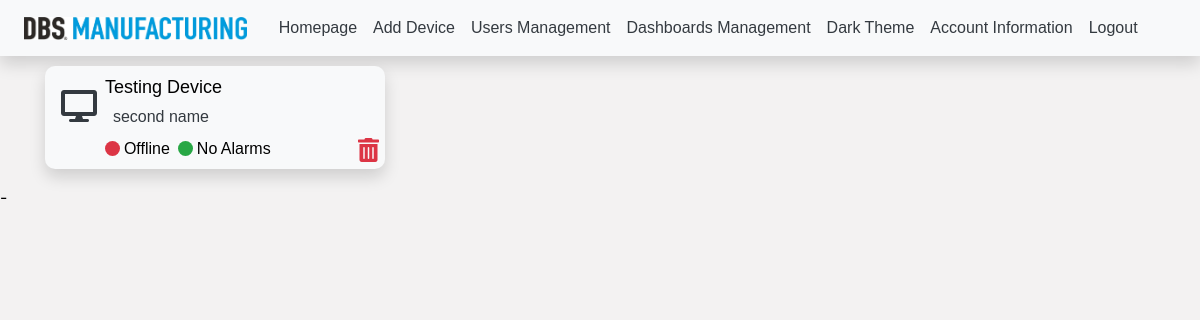
Before: /admin_dashboard.php (signed in) with the older database file.
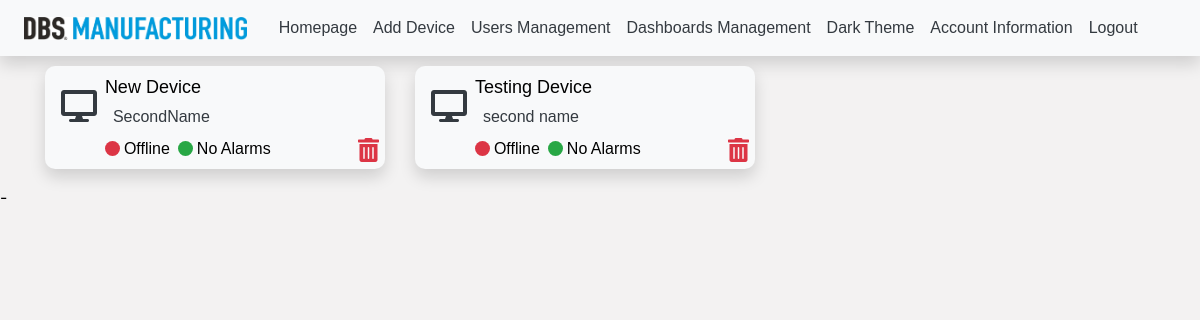
After: the same page with the newer database file.
### tables this page shows
CREATE TABLE `devices` (
  `id` int(11) NOT NULL,
  `mac` varchar(200) NOT NULL,
  `device_name` varchar(30) NOT NULL,
  `second_name` varchar(100) NOT NULL,
  `meter_ranges` varchar(100) NOT NULL DEFAULT '0, 2500, 5000, 7500, 10000, 12500, 15000, 17500, 20000',
  `meter_range_1` int(11) NOT NULL DEFAULT 6000,
  `meter_range_2` int(11) NOT NULL DEFAULT 12000,
  `meter_range_3` int(11) NOT NULL DEFAULT 18000,
  `meter_color_1` varchar(20) NOT NULL DEFAULT '#85ff89',
  `meter_color_2` varchar(20) NOT NULL DEFAULT '#7075ff',
  `meter_color_3` varchar(20) NOT NULL DEFAULT '#ff7575',
  `manual` varchar(100) NOT NULL,
  `primary_logo` varchar(1000) NOT NULL DEFAULT 'dbs.png',
  `secondary_logo` varchar(1000) NOT NULL,
  `use_secondary_logo` varchar(10) NOT NULL
);

### devices-card.php (the view, shortened to what this page needs)
<div class="col-md-4 mb-3">
    <?php
    $rand = rand();
    if (isset($_SESSION["darkTheme"]) && $_SESSION["darkTheme"]==1){
        $boxClass = "bg-dark";
        $fontColor = "text-white-50";
    }else{
        $boxClass = "bg-light shadow";
        $fontColor = "text-dark";
    }
    ?>
        <div class="<?php echo $boxClass; ?> shadow-black px-3 py-2 border-radius-10px">
            <div class="d-flex">
                <a href="device-details.php?id=<?php echo $row['deviceID']; ?>" style="width: 95%;text-decoration: none;" class="d-flex auto_color_txt">
                    <div class="w-15">
                        <i class="fas fa-desktop <?php echo $fontColor; ?> fa-2x mt-3"></i>
                    </div>
                    <div class="w-80">
                        <span class="font-size-larger"><?php echo $row["device_name"]; ?></span>
                        <p class="d-flex m-0 mt-1">
                            <span class="ml-2 <?php echo $fontColor; ?>"><?php echo !empty($row["second_name"]) ? $row["second_name"] : '---'; ?></span>
                        </p>
                        <div class="d-flex justify-content-between">
                            <div class="mt-2 d-flex">
                                <div class="d-flex status_<?php echo $rand; ?>">
                                    <span style="height: 15px; width: 15px; border-radius: 20px; display: block;" class="bg-danger mt-1 mr-1"></span>
                                    <span>Offline</span>
                                </div>
                                <span style="height: 15px; width: 15px; border-radius: 20px; display: block;" class="bg-success mt-1 ml-2 mr-1"></span>
                                <span>No Alarms</span>
                            </div>
                        </div>
                    </div>
                </a>
                <div class="w-5 d-flex align-items-end">
                    <div>
                        <button onclick="del_device_function(<?php echo $row["deviceID"]; ?>)" class="btn btn-circle text-danger"
                                data-toggle="modal" data-target="#deleteDevice">
                            <i class="fas fa-trash-alt fa-2x"></i>
                        </button>
                    </div>
                </div>
            </div>
        </div>
</div>

### admin_dashboard.php (shortened to what this page needs)
<?php
require 'app/main.php';
?>
<!DOCTYPE html>
<html lang="en">
<?php require 'app/head.include.php'; ?>
<body>
<?php require 'app/nav.include.php'; ?>
<div class="container">
    <div class="row w-100">
        <?php
        $sql = "SELECT devices.id as deviceID, devices.device_name, devices.mac as mac, devices.second_name FROM devices, users GROUP BY mac";
        $res = mysqli_query($con, $sql);
        if(mysqli_num_rows($res)){
            while($row = mysqli_fetch_array($res)){
                require 'devices-card.php';
            }
        }
        else{
            ?>
            <div class="alert alert-danger w-100 mt-3 " role="alert">
                No devices found!
            </div>
            <?php
        }
        ?>
    </div>
</div>
-
</body>
</html>

Changed rows visible on the page:
added devices: device_name "New Device", second_name "SecondName"
